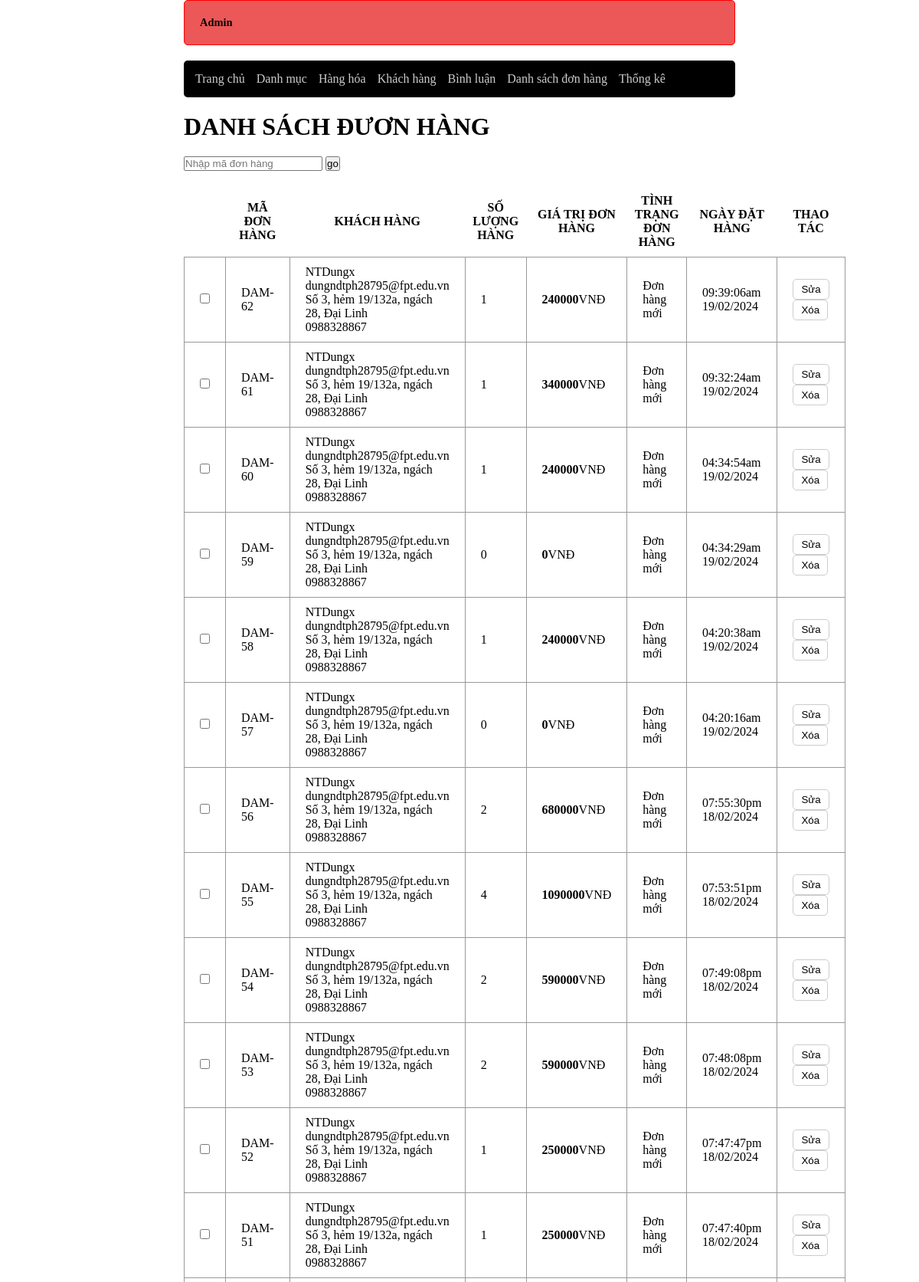
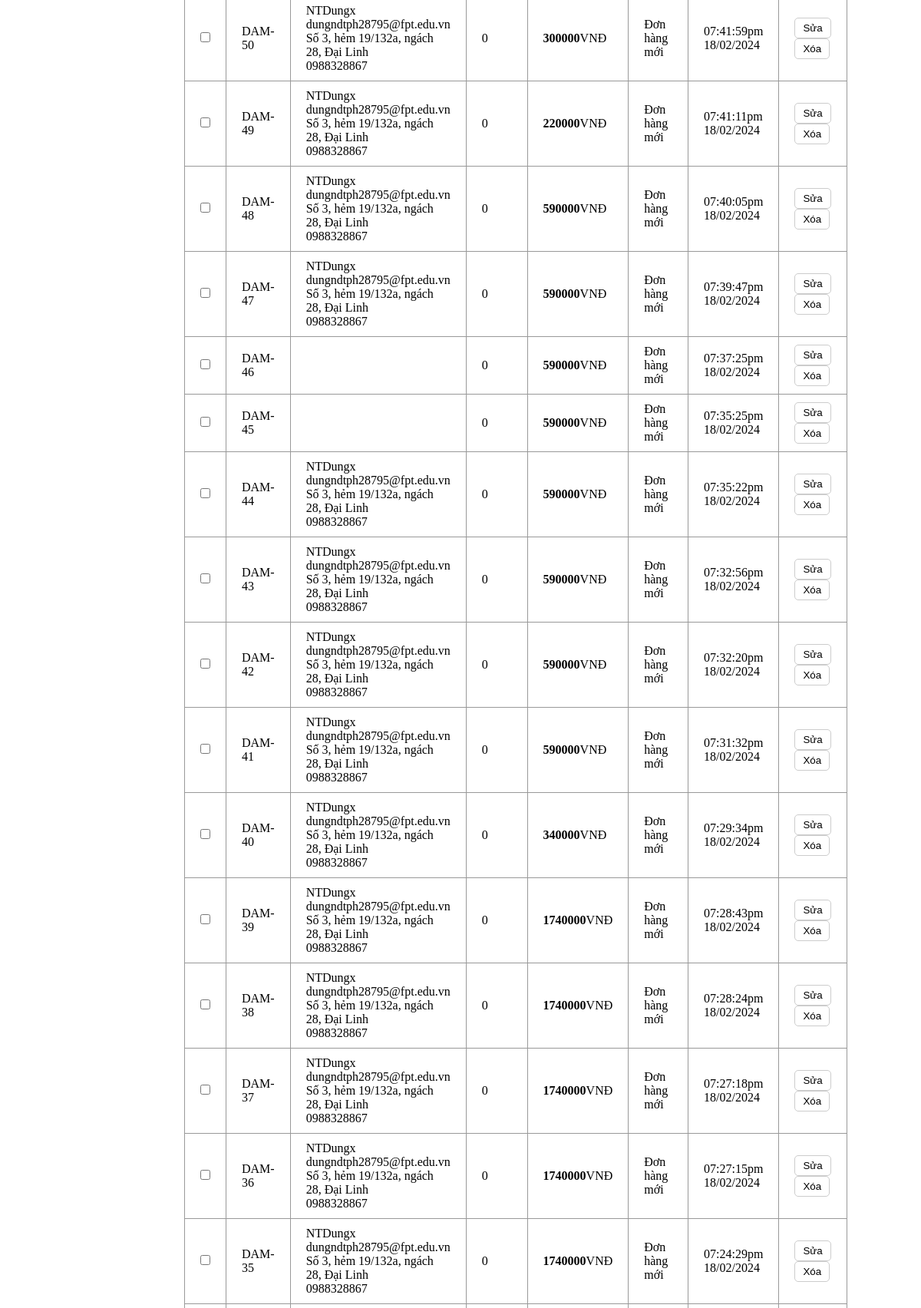
/admin/index.php?act=listbill (upper part), run on the app's committed database (2 pictures, top to bottom).
### tables this page shows
CREATE TABLE `bill` (
  `id` int(10) NOT NULL,
  `id_user` int(10) DEFAULT 0,
  `bill_name` varchar(255) NOT NULL,
  `bill_address` varchar(255) NOT NULL,
  `bill_phone` varchar(50) NOT NULL,
  `bill_email` varchar(100) NOT NULL,
  `bill_payment` tinyint(1) NOT NULL DEFAULT 1 COMMENT '1. thanh toán trực  tiếp\r\n2. chuyển khoản\r\n3. thanh toán online',
  `date_confirm` varchar(50) DEFAULT NULL,
  `total` int(10) NOT NULL DEFAULT 0,
  `bill_status` tinyint(1) NOT NULL DEFAULT 0 COMMENT '0. Đơn hàng mới\r\n1. Đang chờ\r\n2. Đang giao hàng\r\n3. Đã giao hàng',
  `receive_name` varchar(255) DEFAULT NULL,
  `receive_address` varchar(255) DEFAULT NULL,
  `receive_phone` varchar(255) DEFAULT NULL
);

### model/pdo.php (called while the page is built, shortened)
<?php
function pdo_get_connection(){
    $dburl = "mysql:host=localhost;dbname=art-toys;charset=utf8";
    $username = 'root';
    $password = '';
    $conn = new PDO($dburl, $username, $password);
    $conn->setAttribute(PDO::ATTR_ERRMODE, PDO::ERRMODE_EXCEPTION);
    return $conn;
}
function pdo_query($sql){
    $sql_args = array_slice(func_get_args(), 1);
    try{
        $conn = pdo_get_connection();
        $stmt = $conn->prepare($sql);
        $stmt->execute($sql_args);
        $rows = $stmt->fetchAll();
        return $rows;
    }
    catch(PDOException $e){
        throw $e;
    }
    finally{
        unset($conn);
    }
}

### model/cart.php (called while the page is built, shortened)
<?php
function loadall_cart_count($id_bill)
{
    $sql = "select * from cart where id_bill=" . $id_bill;
    $bill = pdo_query($sql);
    return sizeof($bill);
}
function loadall_bill($id_user=0,$key="")
{
    $sql = "select * from bill where 1";
    $sql.=" order by id desc";
    $listbill = pdo_query($sql);
    return $listbill;
}
function get_status($n){
    switch ($n) {
        case '0':
            $status="Đơn hàng mới";
            break;
    }
    return $status;
}

### admin/bill/list.php (the view, shortened to what this page needs)
<div class="row">
    <div class="row frmtitle mb">
        <h1>DANH SÁCH ĐƯƠN HÀNG</h1>
    </div>
    <form action="index.php?act=listbill" method="post">
        <input type="text" name="key" placeholder="Nhập mã đơn hàng">
        <input type="submit" name="listok" value="go">
    </form>
    <div class="row frmcontent">
        <div class="row mb10">
            <table>
                <tr>
                    <th></th>
                    <th>MÃ ĐƠN HÀNG</th>
                    <th>KHÁCH HÀNG</th>
                    <th>SỐ LƯỢNG HÀNG</th>
                    <th>GIÁ TRỊ ĐƠN HÀNG</th>
                    <th>TÌNH TRẠNG ĐƠN HÀNG</th>
                    <th>NGÀY ĐẶT HÀNG</th>
                    <th>THAO TÁC</th>
                </tr>
                <?php
                    foreach ($listbill as $bill) {
                        extract($bill);
                        $client=$bill["bill_name"].'
                        <br> '.$bill["bill_email"].'
                        <br> '.$bill["bill_address"].'
                        <br> '.$bill["bill_phone"];
                        $status_bill=get_status($bill["bill_status"]);
                        $count_pro =loadall_cart_count($bill["id"]);
                        $remove_bill="index.php?act=remove_bill&id=".$bill['id'];
                        echo '
                            <tr>
                                <td><input type="checkbox" name="" id=""></td>
                                <td>DAM-'.$bill['id'].'</td>
                                <td>'.$client.'</td>
                                <td>'.$count_pro.'</td>
                                <td><strong>'.$bill['total'].'</strong>VNĐ</td>
                                <td>'.$status_bill.'</td>
                                <td>'.$bill['date_confirm'].'</td>
                                <td>
                                    <input type="button" value="Sửa">
                                    <a href="'.$remove_bill.'">
                                        <input type="submit" value="Xóa">
                                    </a>
                                </td>
                            </tr>
                        ';
                    }
                ?>
            </table>
        </div>
    </div>
</div>

### css/style.css (style rules this page uses)
* { box-sizing: border-box; margin: 0; padding: 0; }
.row { float: left; width: 100%; }
.mb { margin-bottom: 20px; }
.mb10 { margin-bottom: 10px; }
.formuser input[type="submit"], .formuser input[type="reset"], .frmcontent input[type="submit"], .frmcontent input[type="reset"], .frmcontent input[type="button"] { border-radius: 5px; padding: 5px 10px; background-color: white; border: 1px #ccc solid; }
.frmcontent { padding: 20px 0px; }
table { width: 100%; border-collapse: collapse; }
table th { padding: 10px; }
table tbody tr td { border: 1px solid #999; padding: 10px 20px; }

### data on the page
bill: id "62", bill_name "NTDungx", bill_email "dungndtph28795@fpt.edu.vn", bill_address "Số 3, hẻm 19/132a, ngách 28, Đại Linh", bill_phone "0988328867", count_pro "1", total "240000", bill_status "Đơn hàng mới", date_confirm "09:39:06am 19/02/2024"
bill: id "61", bill_name "NTDungx", bill_email "dungndtph28795@fpt.edu.vn", bill_address "Số 3, hẻm 19/132a, ngách 28, Đại Linh", bill_phone "0988328867", count_pro "1", total "340000", bill_status "Đơn hàng mới", date_confirm "09:32:24am 19/02/2024"
bill: id "60", bill_name "NTDungx", bill_email "dungndtph28795@fpt.edu.vn", bill_address "Số 3, hẻm 19/132a, ngách 28, Đại Linh", bill_phone "0988328867", count_pro "1", total "240000", bill_status "Đơn hàng mới", date_confirm "04:34:54am 19/02/2024"
bill: id "59", bill_name "NTDungx", bill_email "dungndtph28795@fpt.edu.vn", bill_address "Số 3, hẻm 19/132a, ngách 28, Đại Linh", bill_phone "0988328867", count_pro "0", total "0", bill_status "Đơn hàng mới", date_confirm "04:34:29am 19/02/2024"
bill: id "58", bill_name "NTDungx", bill_email "dungndtph28795@fpt.edu.vn", bill_address "Số 3, hẻm 19/132a, ngách 28, Đại Linh", bill_phone "0988328867", count_pro "1", total "240000", bill_status "Đơn hàng mới", date_confirm "04:20:38am 19/02/2024"
bill: id "57", bill_name "NTDungx", bill_email "dungndtph28795@fpt.edu.vn", bill_address "Số 3, hẻm 19/132a, ngách 28, Đại Linh", bill_phone "0988328867", count_pro "0", total "0", bill_status "Đơn hàng mới", date_confirm "04:20:16am 19/02/2024"
bill: id "56", bill_name "NTDungx", bill_email "dungndtph28795@fpt.edu.vn", bill_address "Số 3, hẻm 19/132a, ngách 28, Đại Linh", bill_phone "0988328867", count_pro "2", total "680000", bill_status "Đơn hàng mới", date_confirm "07:55:30pm 18/02/2024"
bill: id "55", bill_name "NTDungx", bill_email "dungndtph28795@fpt.edu.vn", bill_address "Số 3, hẻm 19/132a, ngách 28, Đại Linh", bill_phone "0988328867", count_pro "4", total "1090000", bill_status "Đơn hàng mới", date_confirm "07:53:51pm 18/02/2024"
bill: id "54", bill_name "NTDungx", bill_email "dungndtph28795@fpt.edu.vn", bill_address "Số 3, hẻm 19/132a, ngách 28, Đại Linh", bill_phone "0988328867", count_pro "2", total "590000", bill_status "Đơn hàng mới", date_confirm "07:49:08pm 18/02/2024"
bill: id "53", bill_name "NTDungx", bill_email "dungndtph28795@fpt.edu.vn", bill_address "Số 3, hẻm 19/132a, ngách 28, Đại Linh", bill_phone "0988328867", count_pro "2", total "590000", bill_status "Đơn hàng mới", date_confirm "07:48:08pm 18/02/2024"
bill: id "52", bill_name "NTDungx", bill_email "dungndtph28795@fpt.edu.vn", bill_address "Số 3, hẻm 19/132a, ngách 28, Đại Linh", bill_phone "0988328867", count_pro "1", total "250000", bill_status "Đơn hàng mới", date_confirm "07:47:47pm 18/02/2024"
bill: id "51", bill_name "NTDungx", bill_email "dungndtph28795@fpt.edu.vn", bill_address "Số 3, hẻm 19/132a, ngách 28, Đại Linh", bill_phone "0988328867", count_pro "1", total "250000", bill_status "Đơn hàng mới", date_confirm "07:47:40pm 18/02/2024"
bill: id "50", bill_name "NTDungx", bill_email "dungndtph28795@fpt.edu.vn", bill_address "Số 3, hẻm 19/132a, ngách 28, Đại Linh", bill_phone "0988328867", count_pro "0", total "300000", bill_status "Đơn hàng mới", date_confirm "07:41:59pm 18/02/2024"
bill: id "49", bill_name "NTDungx", bill_email "dungndtph28795@fpt.edu.vn", bill_address "Số 3, hẻm 19/132a, ngách 28, Đại Linh", bill_phone "0988328867", count_pro "0", total "220000", bill_status "Đơn hàng mới", date_confirm "07:41:11pm 18/02/2024"
bill: id "48", bill_name "NTDungx", bill_email "dungndtph28795@fpt.edu.vn", bill_address "Số 3, hẻm 19/132a, ngách 28, Đại Linh", bill_phone "0988328867", count_pro "0", total "590000", bill_status "Đơn hàng mới", date_confirm "07:40:05pm 18/02/2024"
bill: id "47", bill_name "NTDungx", bill_email "dungndtph28795@fpt.edu.vn", bill_address "Số 3, hẻm 19/132a, ngách 28, Đại Linh", bill_phone "0988328867", count_pro "0", total "590000", bill_status "Đơn hàng mới", date_confirm "07:39:47pm 18/02/2024"
bill: id "46", count_pro "0", total "590000", bill_status "Đơn hàng mới", date_confirm "07:37:25pm 18/02/2024"
bill: id "45", count_pro "0", total "590000", bill_status "Đơn hàng mới", date_confirm "07:35:25pm 18/02/2024"
bill: id "44", bill_name "NTDungx", bill_email "dungndtph28795@fpt.edu.vn", bill_address "Số 3, hẻm 19/132a, ngách 28, Đại Linh", bill_phone "0988328867", count_pro "0", total "590000", bill_status "Đơn hàng mới", date_confirm "07:35:22pm 18/02/2024"
bill: id "43", bill_name "NTDungx", bill_email "dungndtph28795@fpt.edu.vn", bill_address "Số 3, hẻm 19/132a, ngách 28, Đại Linh", bill_phone "0988328867", count_pro "0", total "590000", bill_status "Đơn hàng mới", date_confirm "07:32:56pm 18/02/2024"
bill: id "42", bill_name "NTDungx", bill_email "dungndtph28795@fpt.edu.vn", bill_address "Số 3, hẻm 19/132a, ngách 28, Đại Linh", bill_phone "0988328867", count_pro "0", total "590000", bill_status "Đơn hàng mới", date_confirm "07:32:20pm 18/02/2024"
bill: id "41", bill_name "NTDungx", bill_email "dungndtph28795@fpt.edu.vn", bill_address "Số 3, hẻm 19/132a, ngách 28, Đại Linh", bill_phone "0988328867", count_pro "0", total "590000", bill_status "Đơn hàng mới", date_confirm "07:31:32pm 18/02/2024"
bill: id "40", bill_name "NTDungx", bill_email "dungndtph28795@fpt.edu.vn", bill_address "Số 3, hẻm 19/132a, ngách 28, Đại Linh", bill_phone "0988328867", count_pro "0", total "340000", bill_status "Đơn hàng mới", date_confirm "07:29:34pm 18/02/2024"
bill: id "39", bill_name "NTDungx", bill_email "dungndtph28795@fpt.edu.vn", bill_address "Số 3, hẻm 19/132a, ngách 28, Đại Linh", bill_phone "0988328867", count_pro "0", total "1740000", bill_status "Đơn hàng mới", date_confirm "07:28:43pm 18/02/2024"
bill: id "38", bill_name "NTDungx", bill_email "dungndtph28795@fpt.edu.vn", bill_address "Số 3, hẻm 19/132a, ngách 28, Đại Linh", bill_phone "0988328867", count_pro "0", total "1740000", bill_status "Đơn hàng mới", date_confirm "07:28:24pm 18/02/2024"
bill: id "37", bill_name "NTDungx", bill_email "dungndtph28795@fpt.edu.vn", bill_address "Số 3, hẻm 19/132a, ngách 28, Đại Linh", bill_phone "0988328867", count_pro "0", total "1740000", bill_status "Đơn hàng mới", date_confirm "07:27:18pm 18/02/2024"
bill: id "36", bill_name "NTDungx", bill_email "dungndtph28795@fpt.edu.vn", bill_address "Số 3, hẻm 19/132a, ngách 28, Đại Linh", bill_phone "0988328867", count_pro "0", total "1740000", bill_status "Đơn hàng mới", date_confirm "07:27:15pm 18/02/2024"
bill: id "35", bill_name "NTDungx", bill_email "dungndtph28795@fpt.edu.vn", bill_address "Số 3, hẻm 19/132a, ngách 28, Đại Linh", bill_phone "0988328867", count_pro "0", total "1740000", bill_status "Đơn hàng mới", date_confirm "07:24:29pm 18/02/2024"
